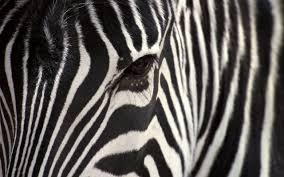
#> input picture solovyev/img/V/5/test5.jpg, 284 x 177 px; its folder holds only this picture in this run
$ python fourier.py   (Python 2 division)
#> lines starting #> are read from the running program, lines starting #| are printed output that depends on the picture; pictures that were not available may be replaced by others from this repository, and a replacement may not be noted
'''
Created on Apr 14, 2017

@author: vlad
'''

import cv2
import numpy as np
from matplotlib import pyplot as plt
from numpy import dtype

k = 5

test_img1_path = "../img/V/{task}/test{task}.jpg"
new_img_path  = "../img/V/{task}/_{name}.jpg"


def fourier_transform(img):
    return np.fft.fftshift(np.fft.fft2(img))

def fourier_transform_inverse(fourier_transform):
    return np.abs(np.fft.ifft2(np.fft.ifftshift(fourier_transform)))

def zerofy_rectangle(f, y_offset, x_offset):
    r = np.copy(f)
    row_c, col_c = (r.shape[0] / 2, r.shape[1] / 2)
    if (x_offset == 0 and y_offset == 0):
        r[row_c, col_c] = 0
    else:
        r[row_c - y_offset : row_c + y_offset + 1, col_c - x_offset : col_c + x_offset + 1] = 0
    return r

def zerofy_inv(f, y_offset, x_offset):
    r = np.zeros_like(f)
    row_c, col_c = (r.shape[0] / 2, r.shape[1] / 2)
    r[row_c - y_offset : row_c + y_offset + 1, col_c - x_offset : col_c + x_offset + 1] = f[row_c - y_offset : row_c + y_offset + 1, col_c - x_offset : col_c + x_offset + 1]
    return r


def to_magnitude_spectrum(t):
    return np.log(1+np.abs(t))

def plot_part(part, name, img):
    plt.subplot(part)
    plt.title(name)
    plt.imshow(img, cmap = 'gray')
    plt.xticks([]); plt.yticks([])


if __name__ == '__main__':
    r = 25
    img = cv2.imread(test_img1_path.format(task=k), cv2.IMREAD_GRAYSCALE)
#> img: shape (177, 284); min 0, max 255, mean 90.3
    img3 = cv2.imread(test_img1_path.format(task=k-1), cv2.IMREAD_GRAYSCALE)
    ft1 = fourier_transform(img)
    ft3 = fourier_transform(img3)
    hp1 = zerofy_rectangle(ft1, r, r)
    hp3 = zerofy_inv(ft3, r/2, r/2)
    pr1 = zerofy_rectangle(ft1, 0, 0)
    pr3 = zerofy_rectangle(ft3, 0, 0)


    plot_part(221, "Original",             img)
    plot_part(222, "Fourier Transform",    to_magnitude_spectrum(ft1))
    plot_part(223, "High Pass Image",      fourier_transform_inverse(hp1))
#> in fourier_transform_inverse, `return np.abs(np.fft.ifft2(np.fft.ifftshift(fourier_transform)))`:
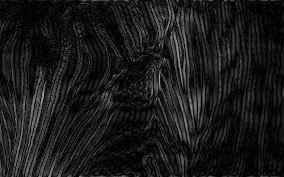
#> returned value: shape (177, 284) float64; min 0.000139, max 165.6, mean 26.4
    plot_part(224, "HP Fourier Transform", to_magnitude_spectrum(hp1))
#> in to_magnitude_spectrum (call 2), `return np.log(1+np.abs(t))`:
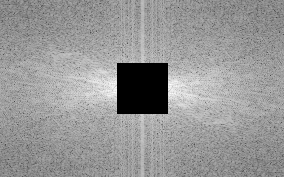
#> returned value: shape (177, 284) float64; min 0, max 12.09, mean 7.16; drawn with min black and max white
    plt.show()
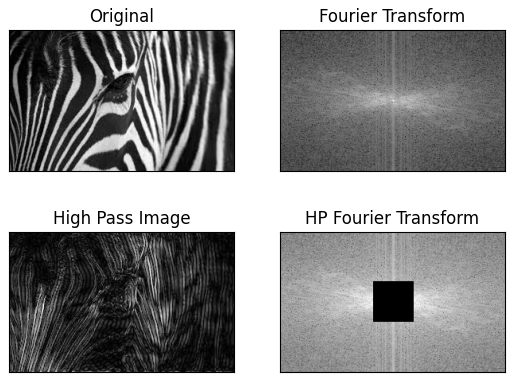
#> figure drawn by matplotlib, 4 panels

    ft1 = fourier_transform(img3)
    hp = zerofy_inv(ft1, r/2, r/2)
    plot_part(221, "Original",             img3)
    plot_part(222, "Fourier Transform",    to_magnitude_spectrum(ft3))
    plot_part(223, "Result Image",      fourier_transform_inverse(hp3))
#> in fourier_transform_inverse (call 2), `return np.abs(np.fft.ifft2(np.fft.ifftshift(fourier_transform)))`:
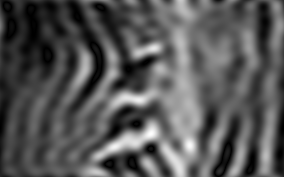
#> returned value: shape (177, 284) float64; min 0.02, max 267.2, mean 90.7; drawn with min black and max white
    plot_part(224, "Res Fourier Transform", to_magnitude_spectrum(hp3))
#> in to_magnitude_spectrum (call 4), `return np.log(1+np.abs(t))`:
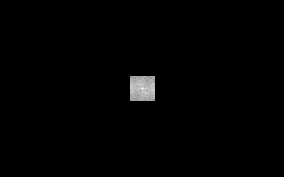
#> returned value: shape (177, 284) float64; min 0, max 15.33, mean 0.133; drawn with min black and max white
    plt.show()

    plot_part(221, "Original",             img)
    plot_part(222, "Fourier Transform",    to_magnitude_spectrum(ft1))
    plot_part(223, "Pr Image",             fourier_transform_inverse(pr1))
#> in fourier_transform_inverse (call 3), `return np.abs(np.fft.ifft2(np.fft.ifftshift(fourier_transform)))`:
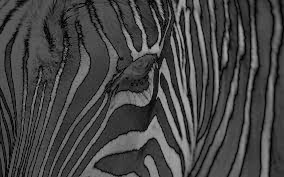
#> returned value: shape (177, 284) float64; min 0.266, max 164.7, mean 69.2
    plot_part(224, "Res Fourier Transform", to_magnitude_spectrum(pr1))
#> in to_magnitude_spectrum (call 6), `return np.log(1+np.abs(t))`:
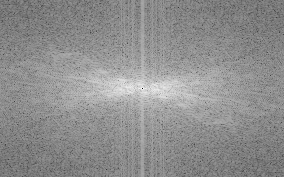
#> returned value: shape (177, 284) float64; min 0, max 13.69, mean 7.67; drawn with min black and max white
    plt.show()

    plot_part(221, "Original",             img3)
    plot_part(222, "Fourier Transform",    to_magnitude_spectrum(ft3))
    plot_part(223, "Result Image",         fourier_transform_inverse(pr3))
    plot_part(224, "Res Fourier Transform", to_magnitude_spectrum(pr3))
    plt.show()
